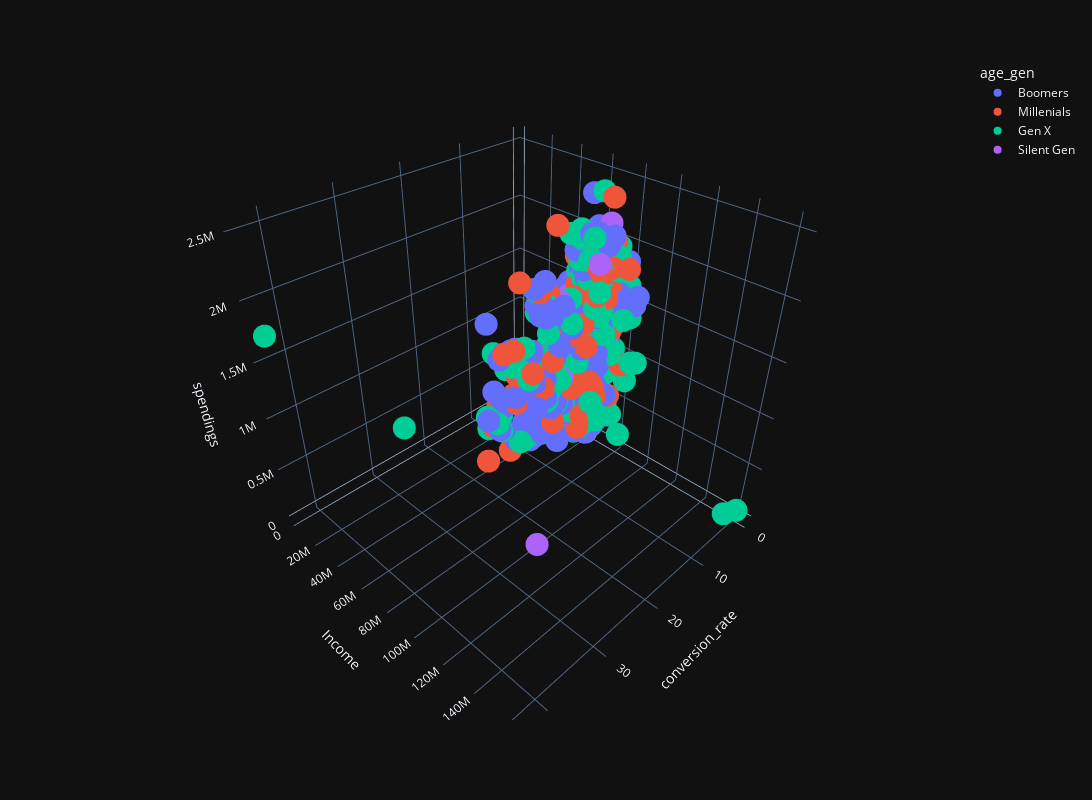

Here is the notebook cell this chart was saved with:
### Markdown cell above
## Conversion Rate Analysis Based on Income, Spending and Age

### Code cell
fig = px.scatter_3d(df_out, x='conversion_rate', y='Income', z='spendings', color='age_gen',
                 template='plotly_dark',width=1200, height=800)
fig.show()

### Figure 1 — Plotly figure (JSON) as saved in the notebook; plotly's stock layout.template omitted (floating-point values rounded to 4 significant figures; data arrays with more than 128 entries replaced by an {"elided": "..."} marker saying what was removed)
{"data": [{"hovertemplate": "age_gen=Boomers<br>conversion_rate=%{x}<br>Income=%{y}<br>spendings=%{z}<extra></extra>", "legendgroup": "Boomers", "marker": {"color": "#636efa", "symbol": "circle"}, "mode": "markers", "name": "Boomers", "scene": "scene", "showlegend": true, "type": "scatter3d", "x": {"elided": "802 float values"}, "y": {"elided": "802 int values"}, "z": {"elided": "802 int values"}}, {"hovertemplate": "age_gen=Millenials<br>conversion_rate=%{x}<br>Income=%{y}<br>spendings=%{z}<extra></extra>", "legendgroup": "Millenials", "marker": {"color": "#EF553B", "symbol": "circle"}, "mode": "markers", "name": "Millenials", "scene": "scene", "showlegend": true, "type": "scatter3d", "x": {"elided": "341 float values"}, "y": {"elided": "341 int values"}, "z": {"elided": "341 int values"}}, {"hovertemplate": "age_gen=Gen X<br>conversion_rate=%{x}<br>Income=%{y}<br>spendings=%{z}<extra></extra>", "legendgroup": "Gen X", "marker": {"color": "#00cc96", "symbol": "circle"}, "mode": "markers", "name": "Gen X", "scene": "scene", "showlegend": true, "type": "scatter3d", "x": {"elided": "1020 float values"}, "y": {"elided": "1020 int values"}, "z": {"elided": "1020 int values"}}, {"hovertemplate": "age_gen=Silent Gen<br>conversion_rate=%{x}<br>Income=%{y}<br>spendings=%{z}<extra></extra>", "legendgroup": "Silent Gen", "marker": {"color": "#ab63fa", "symbol": "circle"}, "mode": "markers", "name": "Silent Gen", "scene": "scene", "showlegend": true, "type": "scatter3d", "x": [8.67, 1.86, 2.57, 4, 4, 4.5, 12, 1.2, 1, 1.86, 15, 7, 1.67, 19, 11, 0.8, 2.86, 10.5, 2.12, 6.67, 4, 7, 14, 4, 8.33, 4.5, 4, 15, 4.25, 4.75, 21, 5.75, 3.14, 8.67, 22, 1, 12, 1.67, 27, 8.67, 1.8, 3.14], "y": [82800000, 37760000, 68657000, 48948000, 65846000, 70356000, 66835000, 36640000, 60182000, 37760000, 83532000, 65073000, 51012000, 75865000, 93027000, 18100000, 55614000, 65275000, 44124000, 80184000, 45006000, 62847000, 82716000, 48948000, 63285000, 57513000, 55956000, 78569000, 71604000, 62159000, 80589000, 82657000, 64014000, 82800000, 69755000, 45576000, 66835000, 51012000, 113734000, 77598000, 51141000, 64014000], "z": [1315000, 317000, 1196000, 902000, 1120000, 1706000, 1033000, 65000, 22000, 317000, 1853000, 900000, 209000, 1242000, 2119000, 14000, 682000, 746000, 397000, 1902000, 266000, 1612000, 1167000, 902000, 1103000, 1060000, 999000, 1736000, 1196000, 634000, 1428000, 2283000, 444000, 1315000, 894000, 145000, 1033000, 209000, 277000, 1735000, 157000, 444000]}], "layout": {"height": 800, "legend": {"title": {"text": "age_gen"}, "tracegroupgap": 0}, "margin": {"t": 60}, "scene": {"domain": {"x": [0, 1], "y": [0, 1]}, "xaxis": {"title": {"text": "conversion_rate"}}, "yaxis": {"title": {"text": "Income"}}, "zaxis": {"title": {"text": "spendings"}}}, "width": 1200}}
